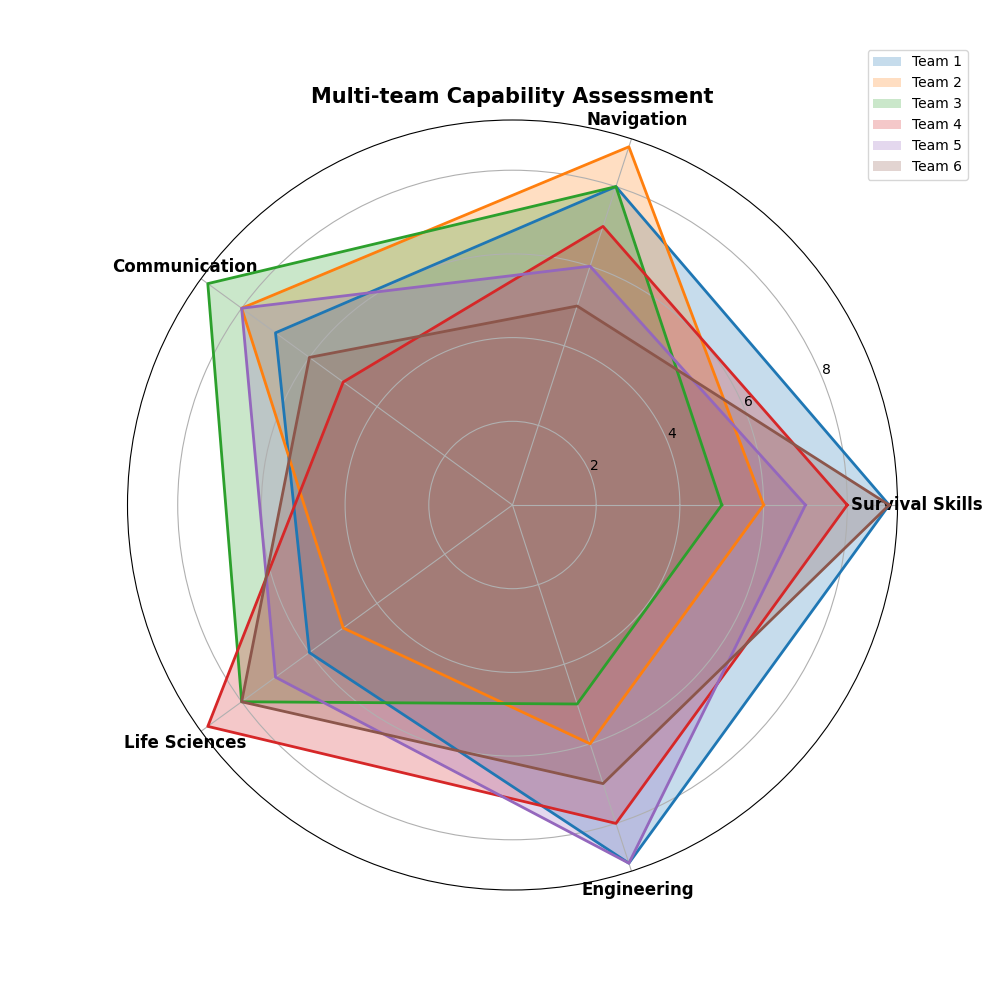

Source code (Python):
import matplotlib.pyplot as plt
import numpy as np
from math import pi

categories = ['Survival Skills', 'Navigation', 'Communication', 'Life Sciences', 'Engineering']
num_skills = len(categories)

team_1 = [9, 8, 7, 6, 9]
team_2 = [6, 9, 8, 5, 6]
team_3 = [5, 8, 9, 8, 5]
team_4 = [8, 7, 5, 9, 8]
team_5 = [7, 6, 8, 7, 9]
team_6 = [9, 5, 6, 8, 7]

data = np.array([team_1, team_2, team_3, team_4, team_5, team_6])
data = np.concatenate((data, data[:, [0]]), axis=1)

angles = np.linspace(0, 2 * pi, num_skills, endpoint=False).tolist()
angles += angles[:1]

fig, ax = plt.subplots(figsize=(10, 10), subplot_kw=dict(polar=True))

for i in range(len(data)):
    ax.fill(angles, data[i], alpha=0.25, label=f'Team {i+1}')
    ax.plot(angles, data[i], linewidth=2)

ax.set_xticks(angles[:-1])
ax.set_xticklabels(categories, fontsize=12, fontweight='bold')

plt.title('Multi-team Capability Assessment', fontsize=15, fontweight='bold')
plt.legend(loc='upper right', bbox_to_anchor=(1.1, 1.1))
plt.show()
